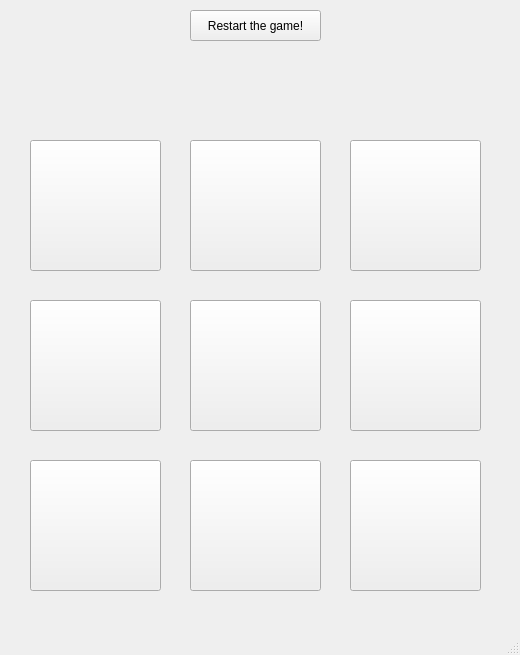
<?xml version="1.0" encoding="UTF-8"?>
<ui version="4.0">
 <class>MainWindow</class>
 <widget class="QMainWindow" name="MainWindow">
  <property name="geometry">
   <rect>
    <x>0</x>
    <y>0</y>
    <width>520</width>
    <height>655</height>
   </rect>
  </property>
  <property name="windowTitle">
   <string>MainWindow</string>
  </property>
  <widget class="QWidget" name="centralwidget">
   <widget class="QPushButton" name="button1">
    <property name="geometry">
     <rect>
      <x>30</x>
      <y>140</y>
      <width>131</width>
      <height>131</height>
     </rect>
    </property>
    <property name="font">
     <font>
      <pointsize>50</pointsize>
     </font>
    </property>
    <property name="text">
     <string/>
    </property>
   </widget>
   <widget class="QPushButton" name="button7">
    <property name="geometry">
     <rect>
      <x>30</x>
      <y>460</y>
      <width>131</width>
      <height>131</height>
     </rect>
    </property>
    <property name="font">
     <font>
      <pointsize>50</pointsize>
     </font>
    </property>
    <property name="text">
     <string/>
    </property>
   </widget>
   <widget class="QPushButton" name="button4">
    <property name="geometry">
     <rect>
      <x>30</x>
      <y>300</y>
      <width>131</width>
      <height>131</height>
     </rect>
    </property>
    <property name="font">
     <font>
      <pointsize>50</pointsize>
     </font>
    </property>
    <property name="text">
     <string/>
    </property>
   </widget>
   <widget class="QPushButton" name="button6">
    <property name="geometry">
     <rect>
      <x>350</x>
      <y>300</y>
      <width>131</width>
      <height>131</height>
     </rect>
    </property>
    <property name="font">
     <font>
      <pointsize>50</pointsize>
     </font>
    </property>
    <property name="text">
     <string/>
    </property>
   </widget>
   <widget class="QPushButton" name="button3">
    <property name="geometry">
     <rect>
      <x>350</x>
      <y>140</y>
      <width>131</width>
      <height>131</height>
     </rect>
    </property>
    <property name="font">
     <font>
      <pointsize>50</pointsize>
     </font>
    </property>
    <property name="text">
     <string/>
    </property>
   </widget>
   <widget class="QPushButton" name="button8">
    <property name="geometry">
     <rect>
      <x>190</x>
      <y>460</y>
      <width>131</width>
      <height>131</height>
     </rect>
    </property>
    <property name="font">
     <font>
      <pointsize>50</pointsize>
     </font>
    </property>
    <property name="text">
     <string/>
    </property>
   </widget>
   <widget class="QPushButton" name="button5">
    <property name="geometry">
     <rect>
      <x>190</x>
      <y>300</y>
      <width>131</width>
      <height>131</height>
     </rect>
    </property>
    <property name="font">
     <font>
      <pointsize>50</pointsize>
     </font>
    </property>
    <property name="text">
     <string/>
    </property>
   </widget>
   <widget class="QPushButton" name="button2">
    <property name="geometry">
     <rect>
      <x>190</x>
      <y>140</y>
      <width>131</width>
      <height>131</height>
     </rect>
    </property>
    <property name="font">
     <font>
      <pointsize>50</pointsize>
     </font>
    </property>
    <property name="text">
     <string/>
    </property>
   </widget>
   <widget class="QPushButton" name="button9">
    <property name="geometry">
     <rect>
      <x>350</x>
      <y>460</y>
      <width>131</width>
      <height>131</height>
     </rect>
    </property>
    <property name="font">
     <font>
      <pointsize>50</pointsize>
     </font>
    </property>
    <property name="text">
     <string/>
    </property>
   </widget>
   <widget class="QPushButton" name="buttonReset">
    <property name="geometry">
     <rect>
      <x>190</x>
      <y>10</y>
      <width>131</width>
      <height>31</height>
     </rect>
    </property>
    <property name="font">
     <font>
      <pointsize>9</pointsize>
     </font>
    </property>
    <property name="text">
     <string>Restart the game!</string>
    </property>
   </widget>
   <widget class="QLabel" name="current">
    <property name="geometry">
     <rect>
      <x>160</x>
      <y>60</y>
      <width>191</width>
      <height>41</height>
     </rect>
    </property>
    <property name="font">
     <font>
      <pointsize>16</pointsize>
     </font>
    </property>
    <property name="text">
     <string/>
    </property>
   </widget>
  </widget>
  <widget class="QMenuBar" name="menubar">
   <property name="geometry">
    <rect>
     <x>0</x>
     <y>0</y>
     <width>520</width>
     <height>20</height>
    </rect>
   </property>
  </widget>
  <widget class="QStatusBar" name="statusbar"/>
 </widget>
 <resources/>
 <connections/>
</ui>
